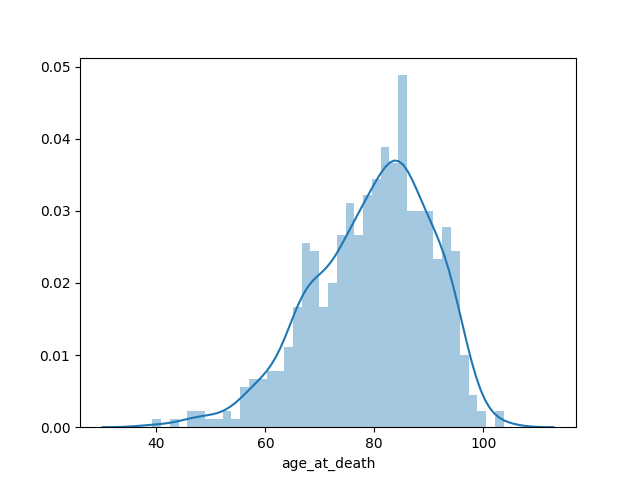

Write the Python code that produced this figure.
#!env python3
# -*- coding: utf-8 -*-

import pandas as pd
import numpy as np
import matplotlib as mpl
mpl.use('Agg')
import matplotlib.pyplot as plt
import json
import seaborn as sns
import datetime

df = pd.read_json('../data/nobel_winners_biopic_cleaned.json')
df['age_at_death'] = (df.date_of_death - df.date_of_birth) / (1000*60*60*24*365)
age_at_death = df[df.age_at_death.notnull()].age_at_death
fig = sns.distplot(age_at_death, bins=40).get_figure()
fig.savefig("11_5_2.png")

df2 = df[df.age_at_death.notnull()]
sns.kdeplot(df2[df2.gender == 'male'].age_at_death, shade=True, label='male')
sns.kdeplot(df2[df2.gender == 'female'].age_at_death, shade=True, label='female')
fig2 = plt.legend().get_figure()
plt.figure()
fig2.savefig("11_5_2_2.png")

fig3 = sns.violinplot(df.gender, age_at_death).get_figure()
plt.figure()
fig3.savefig("11_5_2_3.png")
